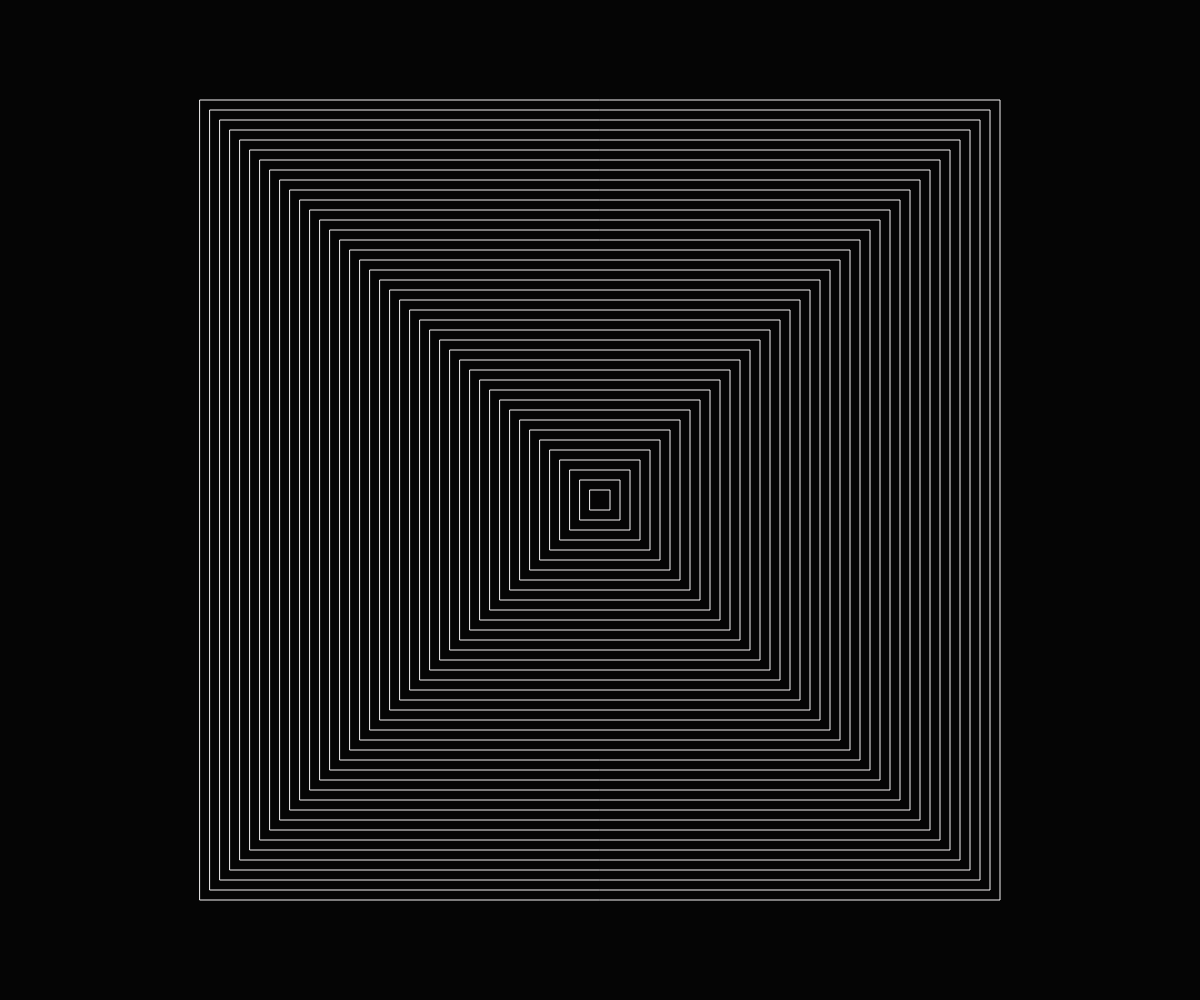
Frame 1 (no input)
Frame 2 (the mouse pressed at the canvas centre, redrawn once): identical to frame 1, image omitted

The p5.js sketch that drew this single still picture (run headless with seeded random() and noise() and a simulated clock; the mouse was pressed at the canvas centre and the sketch redrawn once):

// p5.js sketch
// ── sketch.js
function setup() {
  createCanvas(windowWidth, windowHeight);
  noLoop();
}

function draw() {
  background('#050505');
  const size = min(width, height) * 0.8;
  translate(width * 0.5, height * 0.5);
  rectMode(CENTER);
  noFill();
  stroke('#f5f3f4');
  for (let i = 0; i < 40; i++) {
    const s = size * (1 - i / 40);
    rect(0, 0, s, s);
  }
}

function windowResized() {
  resizeCanvas(windowWidth, windowHeight);
  redraw();
}
